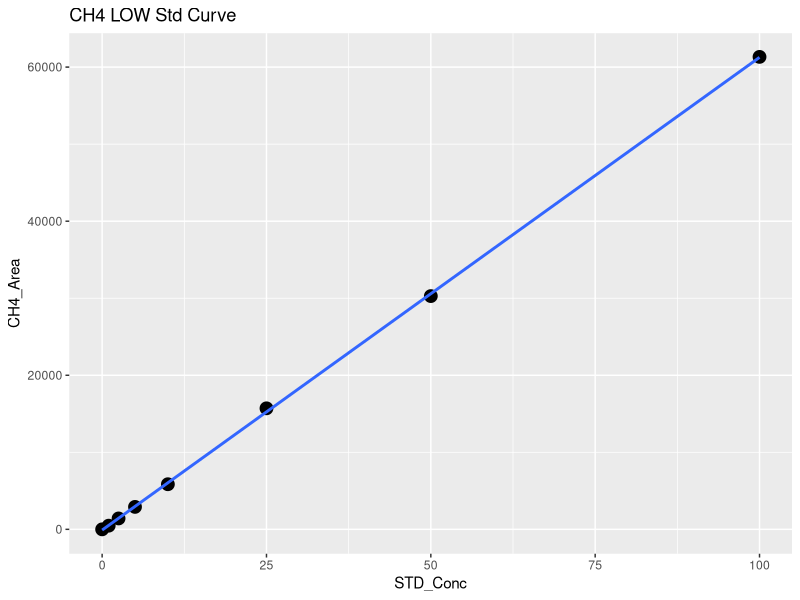
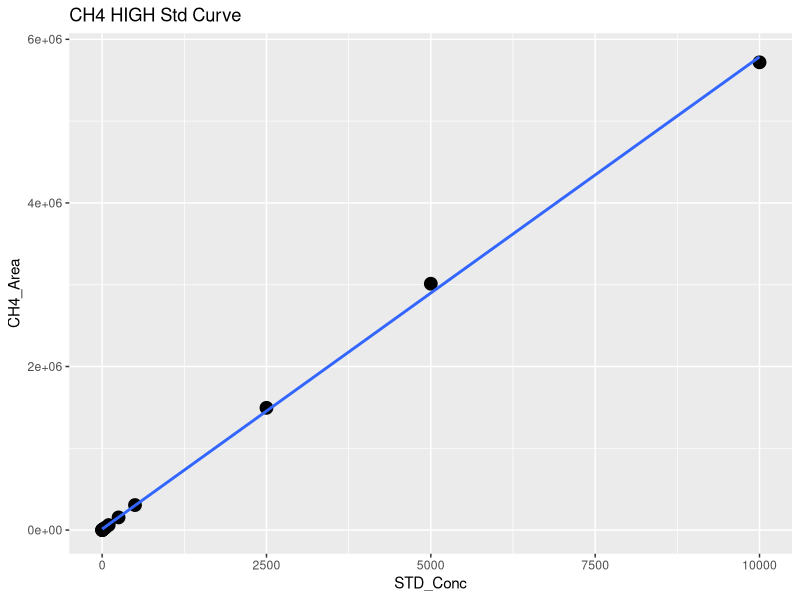
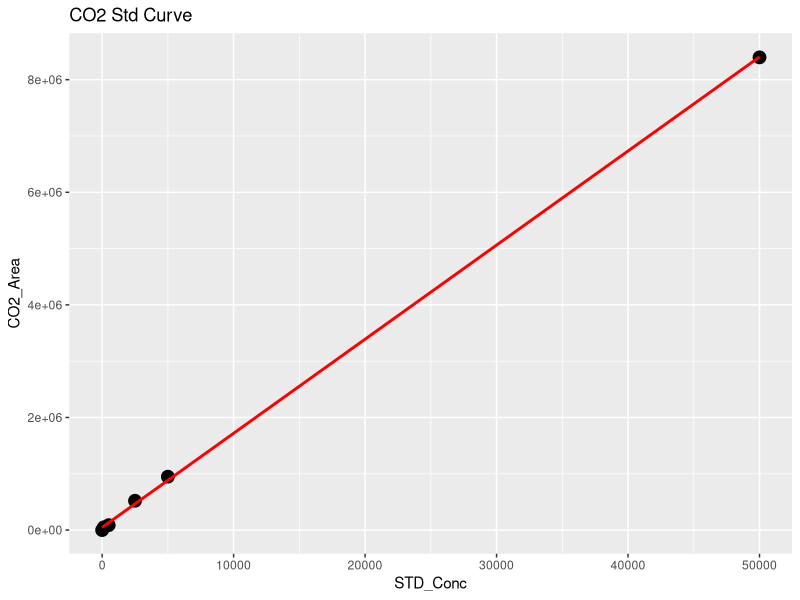
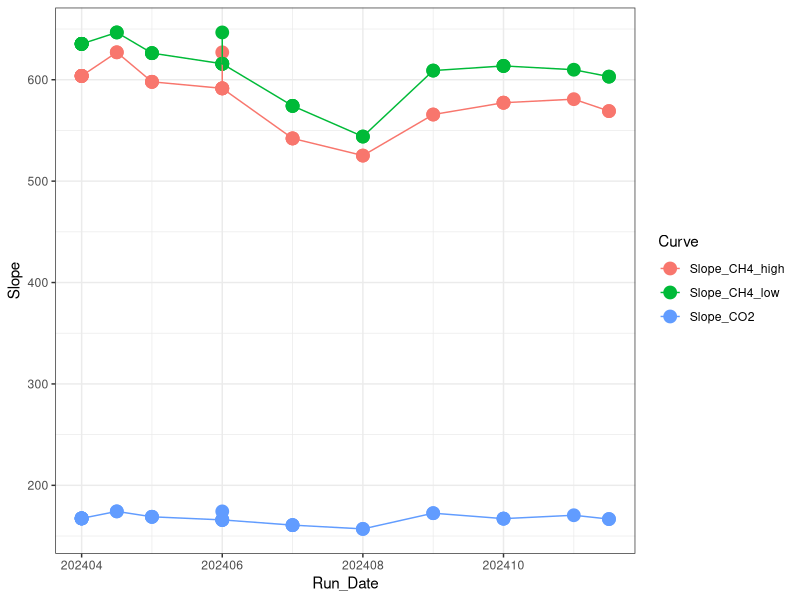

Here is the R script that generated these plots, in order: (Note: this script raises an error after producing the figures.)
## ---- chunk 1
library(dplyr)
library(ggplot2)
library(ggpubr)
library(stringr)
## ---- chunk 2

#Read in June Data 
raw <- read.csv("Raw Data/COMPASS_CBSYN_SGW_202410_entered.csv")
head(raw)

raw <- raw %>%
  rename(Sample_ID = Sample.ID)

#pull out methane standards
stds_ch4 <-  raw %>%  
  filter(str_detect(Sample_Type, "STD_CH4"))
#head(stds_ch4)

#split into high curve and low curve for CH4
stds_ch4_low <- stds_ch4  %>%  
  filter(!STD_Conc > 100)

#Low curve for CH4
CH4_Low <- ggplot(stds_ch4_low, aes(STD_Conc, CH4_Area)) + geom_point(size=4) + 
  geom_smooth(method = "lm", se = FALSE) + labs(title="CH4 LOW Std Curve")
CH4_Low

CH4_Low_lm <- lm(stds_ch4_low$CH4_Area ~ stds_ch4_low$STD_Conc)
summary(CH4_Low_lm)
cf <- coef(CH4_Low_lm)

#create data frame with 1 rows and 0 columns
Slope_CH4_low <- data.frame(matrix(ncol = 0, nrow = 1))
Slope_CH4_low$Curve <- "Slope_CH4_low"
Slope_CH4_low$R2 <- summary(CH4_Low_lm)$adj.r.squared
Slope_CH4_low$Slope <- cf[2]
Slope_CH4_low$Intercept <- cf[1]
#head(Slope_CH4_low)

#High curve for CH4
CH4_High <- ggplot(stds_ch4, aes(STD_Conc, CH4_Area)) + geom_point(size=4) + 
  geom_smooth(method = "lm", se = FALSE) + labs(title="CH4 HIGH Std Curve")
CH4_High

stds_ch4_lm <- lm(stds_ch4$CH4_Area ~ stds_ch4$STD_Conc)
summary(stds_ch4_lm)
cf <- coef(stds_ch4_lm)

#create data frame with 1 rows and 0 columns
Slope_CH4_high <- data.frame(matrix(ncol = 0, nrow = 1))
Slope_CH4_high$Curve <- "Slope_CH4_high"
Slope_CH4_high$R2 <- summary(stds_ch4_lm)$adj.r.squared
Slope_CH4_high$Slope <- cf[2]
Slope_CH4_high$Intercept <- cf[1]
#head(Slope_CH4_high)

#pull out co2 standards
stds_co2 <-  raw %>%  
  filter(str_detect(Sample_Type, "STD_CO2"))
#head(stds_co2)

#CO2 Curve
CO2_stds <- ggplot(stds_co2, aes(STD_Conc, CO2_Area)) + geom_point(size=4) + 
  geom_smooth(method = "lm", se = FALSE, color="red") + labs(title="CO2 Std Curve")
CO2_stds

stds_co2_lm <- lm(stds_co2$CO2_Area ~ stds_co2$STD_Conc)
summary(stds_co2_lm)
cf <- coef(stds_co2_lm)

#create data frame with 1 rows and 0 columns
Slope_CO2 <- data.frame(matrix(ncol = 0, nrow = 1))
Slope_CO2$Curve <- "Slope_CO2"
Slope_CO2$R2 <- summary(stds_co2_lm)$adj.r.squared
Slope_CO2$Slope <- cf[2]
Slope_CO2$Intercept <- cf[1]
#head(Slope_CO2)

#pull all the slopes together into one dataframe 
Slopes <- rbind(Slope_CH4_low, Slope_CH4_high, Slope_CO2)
#head(Slopes)

#needs changed each time #####
Slopes$Run_Date <- c(202410, 202410, 202410)

log <- read.csv("Raw Data/COMPASS_Varian_QAQC_2024.csv")
head(log)
log <- log[ ,-c(1)]
log <- rbind(log, Slopes)

Slopes_chk <- ggplot(log, aes(Run_Date, Slope, col=Curve)) + geom_point(size=4) + geom_line() + theme_bw()
Slopes_chk

write.csv(log, "Raw Data/COMPASS_Varian_QAQC_2024.csv")
## ---- chunk 3
#head(raw)

#pull out methane standards
Samples <-  raw %>%  
  filter(!str_detect(Sample_Type, "STD_CH4")) %>%  
  filter(!str_detect(Sample_Type, "STD_CO2")) %>%  
  filter(!str_detect(Sample_Type, "Blank")) %>%  
  filter(!str_detect(Sample_Type, "Chk_STD")) %>%  
   filter(!str_detect(Sample_Type, "CHKSTD")) %>%
  filter(!str_detect(Sample_Type, "NA"))
#head(Samples)

#Now flag any areas that are above the 100ppm area for CH4
Samples$CH4_Curve <- ifelse(Samples$CH4_Area >71000, "High", "Low")
#head(Samples)

#Calculate CH4 concentrations in ppm
Samples$CH4_Conc_ppm <- ifelse(Samples$CH4_Area >71000, (Samples$CH4_Area-Slope_CH4_high$Intercept)/Slope_CH4_high$Slope,                                       (Samples$CH4_Area-Slope_CH4_low$Intercept)/Slope_CH4_low$Slope )

#Calculate CO2 concentrations in ppm 
Samples$CO2_Conc_ppm <- ((Samples$CO2_Area-Slope_CO2$Intercept)/Slope_CO2$Slope) 

#head(Samples)

##########make flags for any dilutions needed 
#highest CH4 standard = 10000
#highest CO2 standard = 50000

Samples$CH4_Flag <- ifelse(Samples$CH4_Conc_ppm >10000, "Needs Dilution", "Within Range")
Samples$CO2_Flag <- ifelse(Samples$CO2_Conc_ppm >50000, "Needs Dilution", "Within Range")
#head(Samples)

## ---- chunk 4

chks <-  raw %>%  
  filter(!str_detect(Sample_Type, "STD_CH4")) %>%  
  filter(!str_detect(Sample_Type, "STD_CO2")) %>%  
  filter(!str_detect(Sample_Type, "Blank")) %>%  
  filter(!str_detect(Sample_Type, "Unknown")) %>%  
  filter(!str_detect(Sample_Type, "NA"))
#head(chks)

#Calculate CH4 concentrations in ppm
chks$CH4_Conc_ppm <- ifelse(chks$CH4_Area >71000, 
                      (chks$CH4_Area-Slope_CH4_high$Intercept)/Slope_CH4_high$Slope,                                       (chks$CH4_Area-Slope_CH4_low$Intercept)/Slope_CH4_low$Slope )

#Calculate CO2 concentrations in ppm 
chks$CO2_Conc_ppm <- ((chks$CO2_Area-Slope_CO2$Intercept)/Slope_CO2$Slope)



#change this if check standard concentrations are different 
level_ch4 <- 5      #ppm
level_co2 <- 1000   #ppm

#calculate percent difference of check standards 
chks$Ch4_diff <- ((chks$CH4_Conc_ppm - level_ch4)/((chks$CH4_Conc_ppm + level_ch4)/2)) * 100
chks$CH4_diff_flag <-  ifelse(chks$Ch4_diff <10, 'YES', 'NO, rerun')

chks$CO2_diff <- ((chks$CO2_Conc_ppm - level_co2)/((chks$CO2_Conc_ppm + level_co2)/2)) * 100
chks$CO2_diff_flag <-  ifelse(chks$CO2_diff <10, 'YES', 'NO, rerun')

#now plot the Ch4 concentrations and the CO2 concentrations vs. the expected concentration 
#then also make the color the percent difference between the expected and observed concentration 

ch4_chk <-  ggplot(data = chks, aes(x = Sample_ID, y = CH4_Conc_ppm, fill=CH4_diff_flag)) +
       geom_bar(stat = 'identity') + 
        scale_fill_manual(values=c( "darkgreen", "darkgrey"))+
        #scale_fill_gradient2(low='red', mid='white', high='blue', space='Lab') + 
        theme_classic() + labs(x= " ", y="CH4  (ppm)", title="Check Stds: CH4") + 
        theme(legend.position="bottom") +  geom_hline(yintercept=level_ch4, linetype="dashed", 
                color = "black", size=1)


co2_chk <-  ggplot(data = chks, aes(x = Sample_ID, y = CO2_Conc_ppm, fill=CO2_diff_flag)) +
       geom_bar(stat = 'identity') + 
        scale_fill_manual(values=c("darkgreen", "darkgrey"))+
        #scale_fill_gradient2(low='red', mid='white', high='blue', space='Lab') + 
        theme_classic() + labs(x= " ", y="CO2  (ppm)", title="Check Stds: CO2") + 
        theme(legend.position="bottom") +  geom_hline(yintercept=level_co2, linetype="dashed", 
                color = "black", size=1)

ggarrange(ch4_chk, co2_chk, nrow=1, ncol=2)


## ---- chunk 5

#multiply the concentration by the dilution factor
Samples$CH4_Conc_ppm_dilcorr <- (Samples$CH4_Conc_ppm * Samples$Dilution_Factor)

Samples$CO2_Conc_ppm_dilcorr <- (Samples$CO2_Conc_ppm * Samples$Dilution_Factor)

#check results
#head(Samples)

#quick first look at the samples 
ch4_samples <-  ggplot(data = Samples, aes(x = Sample_ID, y = CH4_Conc_ppm, fill=CH4_Flag)) +
       geom_bar(stat = 'identity') + 
        scale_fill_manual(values=c("red","darkgreen"))+
        #scale_fill_gradient2(low='red', mid='white', high='blue', space='Lab') + 
        theme_classic() + labs(x= " ", y="CH4 (ppm)", title="CH4: Green = Within Range") + 
        theme(legend.position="none") 


co2_samples <-  ggplot(data = Samples, aes(x = Sample_ID, y = CO2_Conc_ppm, fill=CO2_Flag)) +
       geom_bar(stat = 'identity') + 
        scale_fill_manual(values=c("red", "darkgreen"))+
        #scale_fill_gradient2(low='red', mid='white', high='blue', space='Lab') + 
        theme_classic() + labs(x= " ", y="CO2 (ppm)", title="CO2: Green = Within Range") + 
        theme(legend.position="none") 

ggarrange(ch4_samples, co2_samples, nrow=1, ncol=2)


## ---- chunk 6

# Convert ppm CH4 to total umol CH4 in the sample headspace
# use Ideal Gas Law:  
#   hdsp umol CH4 = ppm CH4*(PV/RT) 
#      P = 1 (pressure in atm)
#      R = 0.082 (gas constant)
#      V = 0.015 (gas syringe volume in L)
#      T = "TempC" column value in Kelvin (equilibration temperature)

#set the volume used for the sample
#volume = 0.02
#TempC <-  25 #I am assuming 25C not sure how we want to handle this

#Calculate CH4 concentrations in ppm
#Samples$CH4_Conc_umol <- ifelse(Samples$G_W == "W",
#                    ((Samples$CH4_Conc_ppm_dilcorr*((1*volume/1000)/(0.08206*(TempC+273.15))))/(volume/1000)),
#                    ((((Samples$CH4_Conc_ppm_dilcorr/1000))/16.04)*1000000  ))
#Samples$CO2_Conc_umol <- ifelse(Samples$G_W == "W",
#                    ((Samples$CO2_Conc_ppm_dilcorr*((1*volume/1000)/(0.08206*(TempC+273.15))))/(volume/1000)),
#                    ((((Samples$CO2_Conc_ppm_dilcorr/1000))/16.04)*1000000  ))

#do an if then statement (if it says water use this and if it says gas then use )
#Samples$hdsp_umol_CH4 <- (Samples$CH4_Conc_ppm_dilcorr*((1*volume/1000)/(0.08206*(TempC+273.15))))/(volume/1000)
#Samples$hdsp_umol_CO2 <- Samples$CO2_Conc_ppm_dilcorr*((1*volume/1000)/(0.08206*(TempC+273.15)))
# Convert headspace CH4 to dissolved umol/L Ch4 in sample
#Samples$pw_umol_CH4 <- Samples$hdsp_umol_CH4/(volume/1000)

#quick first look at the samples 
#ch4_samples1 <-  ggplot(data = Samples, aes(x = Sample_ID, y = CH4_Conc_umol, fill=G_W)) +
#       geom_bar(stat = 'identity') + 
 #       scale_fill_manual(values=c("darkgrey","darkblue"))+
        #scale_fill_gradient2(low='red', mid='white', high='blue', space='Lab') + 
 #       theme_classic() + labs(x= " ", y="CH4 (uM)", title="CH4: Blue = PW Sample") + 
 #       theme(legend.position="none") 


#co2_samples1 <-  ggplot(data = Samples, aes(x = Sample_ID, y = CO2_Conc_umol, fill=G_W)) +
 #      geom_bar(stat = 'identity') + 
#        scale_fill_manual(values=c("darkgrey","darkblue"))+
        #scale_fill_gradient2(low='red', mid='white', high='blue', space='Lab') + 
#        theme_classic() + labs(x= " ", y="CO2 (uM)", title="CO2: Blue = PW Sample") + 
#        theme(legend.position="none") 

#ggarrange(ch4_samples1, co2_samples1, nrow=1, ncol=2)

## ---- chunk 7

#pull out what we need 
Samples1 <- Samples[ ,c(1:3,6:9,18:21)]
#head(Samples1)

IDs <- data.frame(do.call('rbind', strsplit(as.character(Samples1$Sample_ID),'_',fixed=TRUE)))
colnames(IDs) <- c("Site" , "Zone", "Replicate", "Depth")
IDs$Depth1 <- ifelse(IDs$Depth == '10cm', '10', 
                 ifelse(IDs$Depth == '20cm', '20', 
                        ifelse(IDs$Depth == '45cm', '45', '0')))
head(IDs)

#rejoin them to the dataframe
alldat <- cbind(IDs, Samples1)
head(alldat)

write.csv(alldat, "Processed Data/COMPASS_CBSYN_SGW_202410_Processed.csv")

